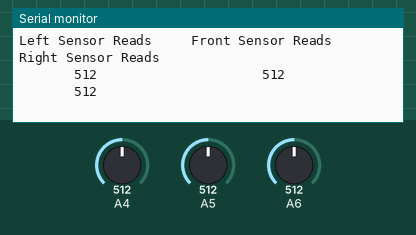
This sketch was run on a simulated Arduino Nano, built with avr-gcc and run on an emulated ATmega328P. Parts: the last lines printed to the serial monitor. Inputs (shaded band) come from the test bench; at power-on: A4 = 512, A5 = 512, A6 = 512.

Above: at 2.8 s.
2.9 s: A4 set to 716
At 4.19 s:
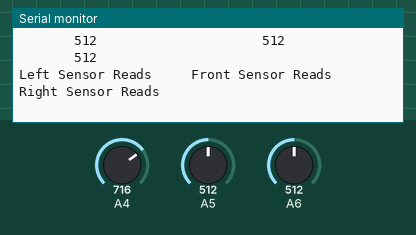
5.7 s: A5 set to 716
At 7.3 s:
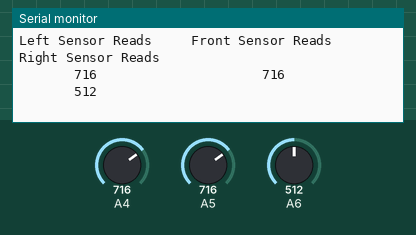
8.5 s: A6 set to 716
At 11.1 s:
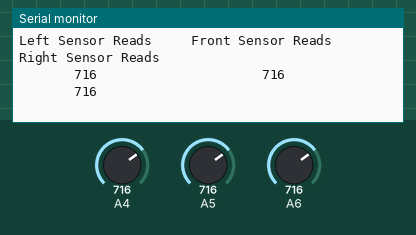
11.3 s: A4 set to 900
At 13.0 s:
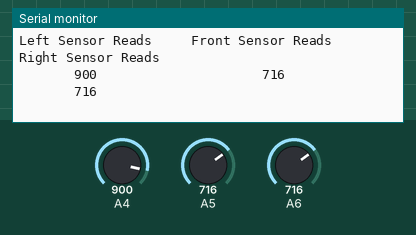
14.1 s: A5 set to 900
At 15.6 s:
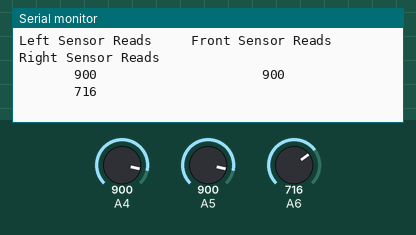
16.9 s: A6 set to 900
At 19.7 s:
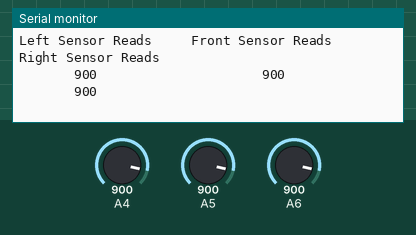
Timing chart, 0 to 20.7 s (numbered marks = the images above; inputs shaded):
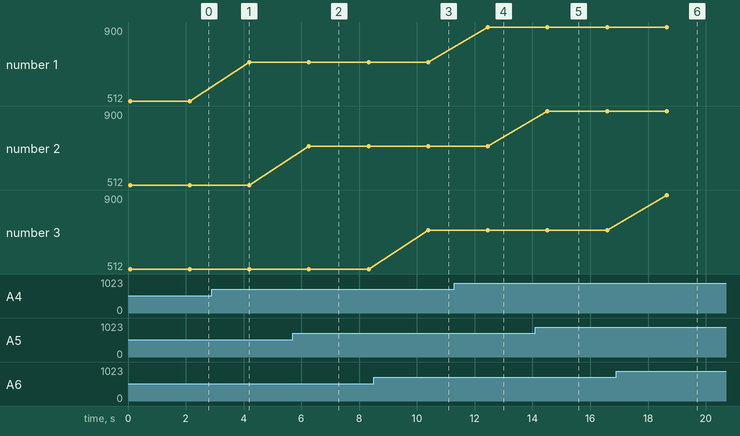

Measured:
- after the input at 5.7 s, the serial monitor: prints a new line after 0.56 s (image 2)
- after the input at 8.5 s, the serial monitor: prints a new line after 1.9 s (image 3)
- after the input at 11.3 s, the serial monitor: prints a new line after 1.2 s (image 4)
- after the input at 14.1 s, the serial monitor: prints a new line after 0.42 s (image 5)
- after the input at 16.9 s, the serial monitor: prints a new line after 1.7 s (image 6)
- plotted number 1: 512 → 716 after the input at 2.9 s, 716 → 900 after the input at 11.3 s

The sketch:

Triple_IR_Sensor_Test.ino
```cpp
//NOTE that the sensors read higher numbers when the object, or wall, are closer. (The farther, the lower number it is,)
int ldist; // LEFT SENSOR READ
int fdist; // FRONT SENSOR READ
int rdist; // RIGHT SENSOR READ

void setup()
{
 Serial.begin(9600);
}

void loop()
{
     ldist = analogRead(A4);
     fdist = analogRead(A5);
     rdist = analogRead(A6);

  Serial.println("Left Sensor Reads     Front Sensor Reads      Right Sensor Reads ");
      Serial.print("       ");
      Serial.print(ldist);
      Serial.print("                     ");
      Serial.print(fdist);
      Serial.print("                    ");
      Serial.print(rdist);
      Serial.println();

 delay(2000); //Delay the output by 1s (2000ms)
}

/*
 *  Sample Output
 *  Left Sensor Reads     Front Sensor Reads      Right Sensor Reads
 *      99                     402                    64
 */
```
